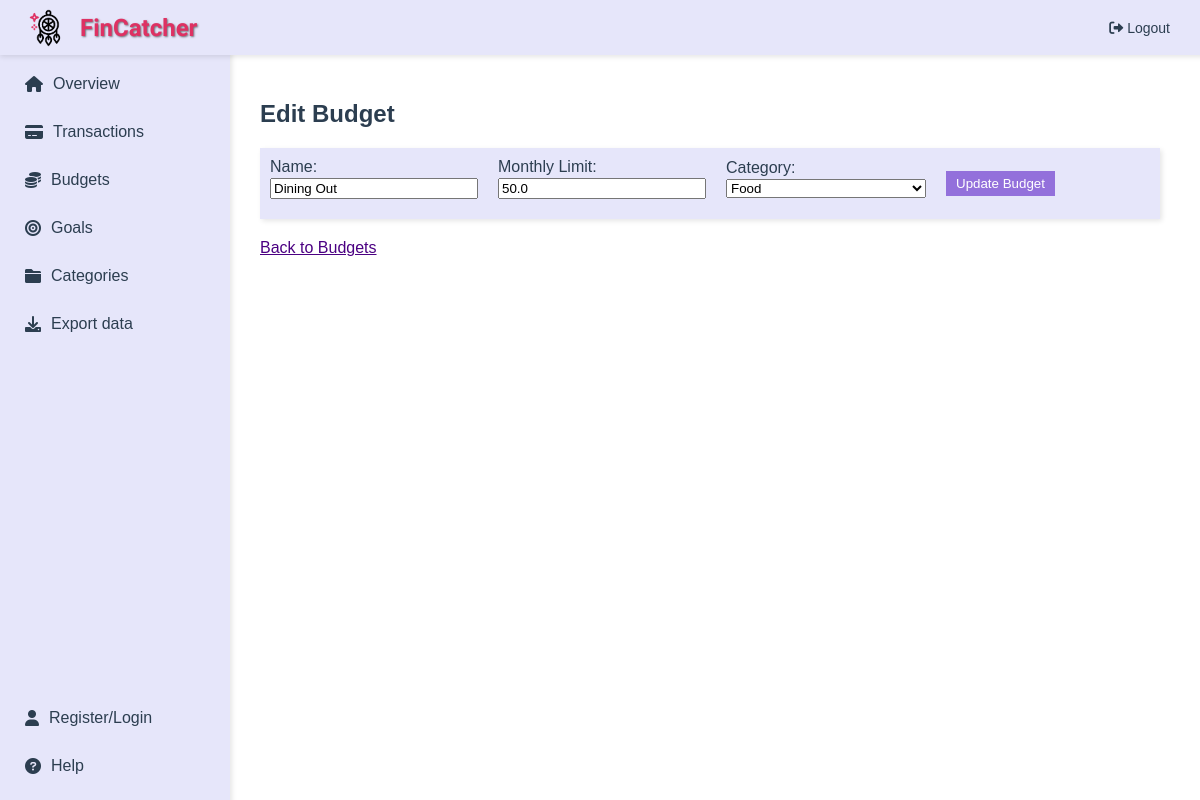
The page /budgets/edit/1 (signed in) on the database as committed earlier.
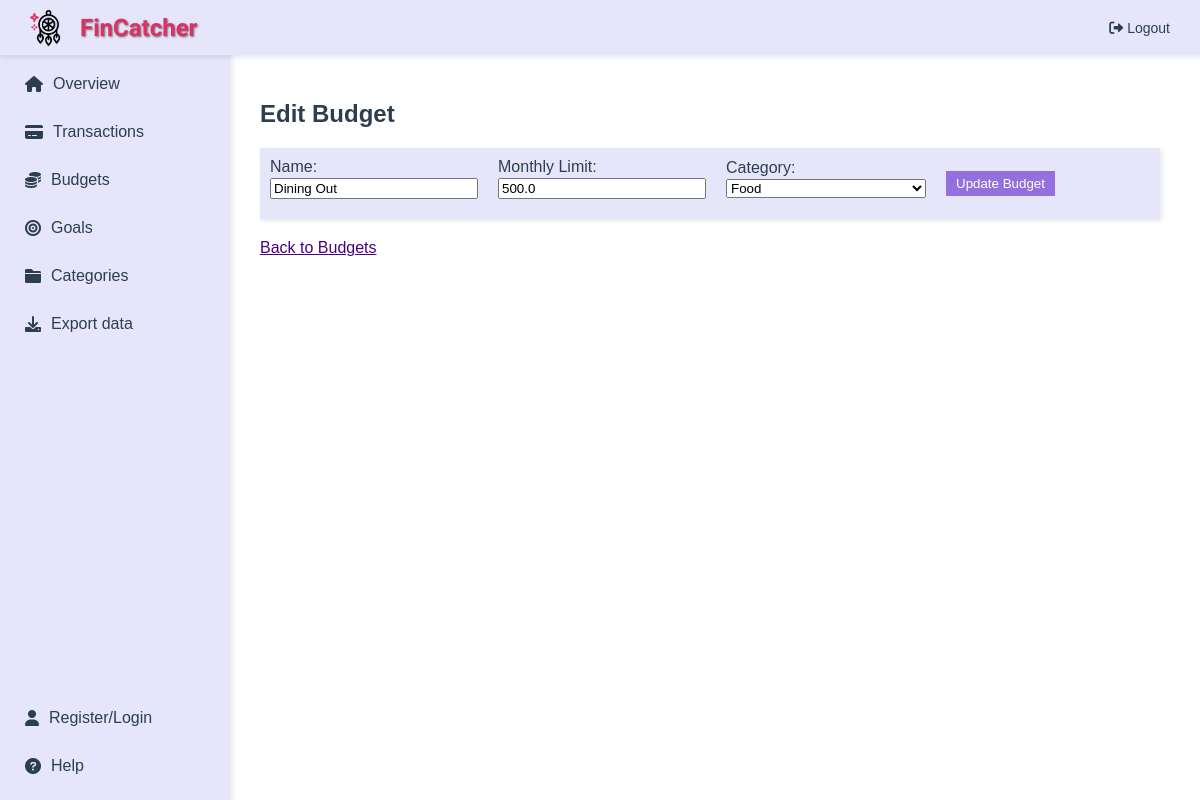
The same page on the database as committed later.
### app/main/models.py (models this page shows, shortened)
class Budgets(db.Model):
    id = db.Column(db.Integer, primary_key=True, unique=True, nullable=False)
    name = db.Column(db.String(50), nullable=False)
    monthly_limit = db.Column(db.Float, nullable=False)
    category_id = db.Column(db.Integer, db.ForeignKey('categories.id'), nullable=False)  # references Categories table
    user_id = db.Column(db.Integer, db.ForeignKey('user.user_id'), nullable=False)  # link to User
    __table_args__ = (UniqueConstraint('name', 'user_id', name='uix_name_user_id'),)

class Categories(db.Model):
    id = db.Column(db.Integer, primary_key=True, unique=True, nullable=False)
    name = db.Column(db.String(50), nullable=False)
    description = db.Column(db.String(1000), nullable=True)
    user_id = db.Column(db.Integer, db.ForeignKey('user.user_id'), nullable=True)  # link to User
    budgets = db.relationship('Budgets', backref='category', lazy=True)
    goals = db.relationship('Goals', backref='category', lazy=True)
    __table_args__ = (UniqueConstraint('name', 'user_id', name='uix_name_user_id'),)

### app/budgets/routes.py (the view, shortened to what this page needs)
@budgets.route('/budgets/edit/<int:id>', methods=['GET', 'POST'])
@login_required
def edit_budget(id):
    budget = Budgets.query.filter_by(id=id, user_id=current_user.user_id).first_or_404()
    categories_list = get_categories()
    return render_template('edit_budget.html', budget=budget,
                           budgets=Budgets.query.filter_by(user_id=current_user.user_id).all(),
                           category_gifs=category_gifs, categories=categories_list)

### app/main/helpers.py (called while the page is built)
def get_categories():
    return Categories.query.filter(
        or_(Categories.id <= 16, Categories.user_id == current_user.user_id)
    ).all()

### app/main/models.py (called while the page is built)
@login_manager.user_loader
def load_user(user_id):
    return User.query.get(int(user_id))  # query the database to retrieve the user instance corresponding to the user_id

### app/budgets/templates/edit_budget.html (shortened to what this page needs)
{% extends "layout.html" %}
{% block content %}
<div style="padding: 20px; background-color: #FFFFFF;">
    <h2>Edit Budget</h2>
    <form action="{{ url_for('budgets.edit_budget', id=budget.id) }}" method="POST"
          style="background-color: #E6E6FA; padding: 10px; box-shadow: 2px 2px 5px rgba(0,0,0,0.1); display: flex; align-items: center; gap: 10px;">
        <div style="display: flex; flex-direction: column; align-items: flex-start; margin-right: 10px;">
            <label for="name" style="margin-bottom: 2px;">Name:</label>
            <input type="text" id="name" name="name" value="{{ budget.name }}" style="margin-bottom: 10px; width: 200px;" required>
        </div>
        <div style="display: flex; flex-direction: column; align-items: flex-start; margin-right: 10px;">
            <label for="monthly_limit" style="margin-bottom: 2px;">Monthly Limit:</label>
            <input type="number" id="monthly_limit" name="monthly_limit" value="{{ budget.monthly_limit }}" style="margin-bottom: 10px; width: 200px;" required>
        </div>
        <div style="display: flex; flex-direction: column; align-items: flex-start; margin-right: 10px;">
            <label for="category" style="margin-bottom: 2px;">Category:</label>
            <select id="category" name="category_id" style="margin-bottom: 10px; width: 200px;" required>
                {% for category in categories %}
                    <option value="{{ category.id }}" {% if category.id == budget.category_id %} selected {% endif %}>{{ category.name }}</option>
                {% endfor %}
            </select>
        </div>
        <button type="submit" style="background-color: #9370DB; color: white; padding: 5px 10px; border: none; cursor: pointer;">Update Budget</button>
    </form>
    <a href="{{ url_for('budgets.budgets_page') }}" style="margin-top: 20px; display: inline-block; color: #4B0082;">Back to Budgets</a>
</div>
{% endblock %}

Rows that differ between the two databases and show on the page:
changed Budgets "Dining Out": monthly_limit "50.0" → "500.0"
